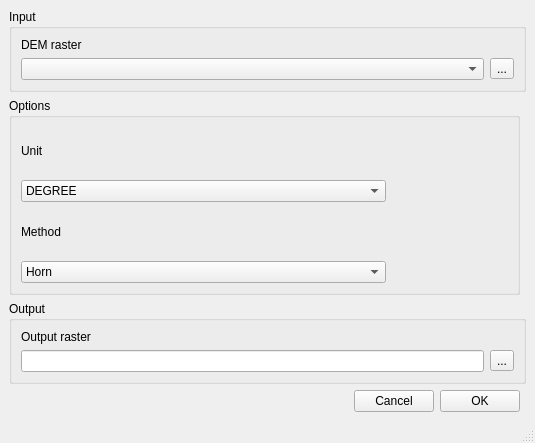
<?xml version="1.0" encoding="UTF-8"?>
<ui version="4.0">
 <class>Slope</class>
 <widget class="QMainWindow" name="Slope">
  <property name="geometry">
   <rect>
    <x>0</x>
    <y>0</y>
    <width>535</width>
    <height>443</height>
   </rect>
  </property>
  <property name="windowTitle">
   <string>MainWindow</string>
  </property>
  <widget class="QWidget" name="centralwidget">
   <layout class="QVBoxLayout" name="verticalLayout">
    <item>
     <layout class="QGridLayout" name="mainGridLayout" rowstretch="0,1,0,0">
      <item row="0" column="0" colspan="4">
       <widget class="QGroupBox" name="inputGroupBox">
        <property name="title">
         <string>Input </string>
        </property>
        <layout class="QHBoxLayout" name="horizontalLayout">
         <item>
          <layout class="QGridLayout" name="inputGroupBoxGridLayout">
           <item row="0" column="0">
            <widget class="QLabel" name="demRasterLabel">
             <property name="text">
              <string>DEM raster</string>
             </property>
            </widget>
           </item>
           <item row="1" column="1">
            <widget class="QToolButton" name="demRasterToolButton">
             <property name="text">
              <string>...</string>
             </property>
            </widget>
           </item>
           <item row="1" column="0">
            <widget class="QComboBox" name="demRasterComboBox"/>
           </item>
          </layout>
         </item>
        </layout>
       </widget>
      </item>
      <item row="3" column="1">
       <widget class="QPushButton" name="cancelPushButton">
        <property name="text">
         <string>Cancel</string>
        </property>
       </widget>
      </item>
      <item row="2" column="0" colspan="4">
       <widget class="QGroupBox" name="outputGroupBox">
        <property name="title">
         <string>Output</string>
        </property>
        <layout class="QHBoxLayout" name="horizontalLayout_2">
         <item>
          <layout class="QGridLayout" name="outputBoxGridLayout">
           <item row="6" column="0">
            <widget class="QLineEdit" name="outputRasterLineEdit"/>
           </item>
           <item row="6" column="1">
            <widget class="QToolButton" name="outputRasterToolButton">
             <property name="text">
              <string>...</string>
             </property>
            </widget>
           </item>
           <item row="5" column="0">
            <widget class="QLabel" name="outputRasterLabel">
             <property name="text">
              <string>Output raster</string>
             </property>
            </widget>
           </item>
          </layout>
         </item>
        </layout>
       </widget>
      </item>
      <item row="3" column="0">
       <spacer name="horizontalSpacer">
        <property name="orientation">
         <enum>Qt::Horizontal</enum>
        </property>
        <property name="sizeHint" stdset="0">
         <size>
          <width>40</width>
          <height>20</height>
         </size>
        </property>
       </spacer>
      </item>
      <item row="3" column="2">
       <widget class="QPushButton" name="okPushButton">
        <property name="text">
         <string>OK</string>
        </property>
       </widget>
      </item>
      <item row="1" column="0" colspan="3">
       <widget class="QGroupBox" name="optionsGroupBox">
        <property name="title">
         <string>Options</string>
        </property>
        <layout class="QHBoxLayout" name="horizontalLayout_3">
         <item>
          <layout class="QGridLayout" name="optionsGroupBoxGridLayout" columnstretch="3,1">
           <item row="3" column="0">
            <widget class="QComboBox" name="methodComboBox">
             <item>
              <property name="text">
               <string>Horn</string>
              </property>
             </item>
             <item>
              <property name="text">
               <string>Zevenbergen &amp; Thorne</string>
              </property>
             </item>
            </widget>
           </item>
           <item row="1" column="0">
            <widget class="QComboBox" name="slopeUnitComboBox">
             <item>
              <property name="text">
               <string>DEGREE</string>
              </property>
             </item>
             <item>
              <property name="text">
               <string>PERCENT</string>
              </property>
             </item>
            </widget>
           </item>
           <item row="0" column="0">
            <widget class="QLabel" name="slopeUnitLabel">
             <property name="text">
              <string>Unit</string>
             </property>
            </widget>
           </item>
           <item row="2" column="0">
            <widget class="QLabel" name="methodLabel">
             <property name="text">
              <string>Method</string>
             </property>
            </widget>
           </item>
           <item row="2" column="1">
            <spacer name="horizontalSpacer_2">
             <property name="orientation">
              <enum>Qt::Horizontal</enum>
             </property>
             <property name="sizeHint" stdset="0">
              <size>
               <width>40</width>
               <height>20</height>
              </size>
             </property>
            </spacer>
           </item>
          </layout>
         </item>
        </layout>
       </widget>
      </item>
     </layout>
    </item>
   </layout>
  </widget>
  <widget class="QMenuBar" name="menubar">
   <property name="geometry">
    <rect>
     <x>0</x>
     <y>0</y>
     <width>535</width>
     <height>26</height>
    </rect>
   </property>
  </widget>
  <widget class="QStatusBar" name="statusbar"/>
 </widget>
 <tabstops>
  <tabstop>demRasterComboBox</tabstop>
  <tabstop>demRasterToolButton</tabstop>
  <tabstop>outputRasterLineEdit</tabstop>
  <tabstop>outputRasterToolButton</tabstop>
  <tabstop>cancelPushButton</tabstop>
  <tabstop>okPushButton</tabstop>
 </tabstops>
 <resources/>
 <connections/>
</ui>
